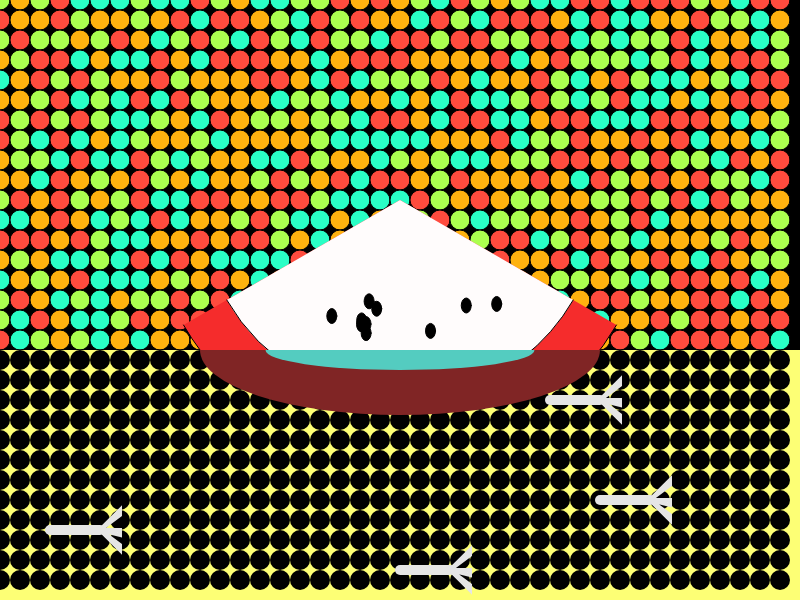
Frame 1 (no input)
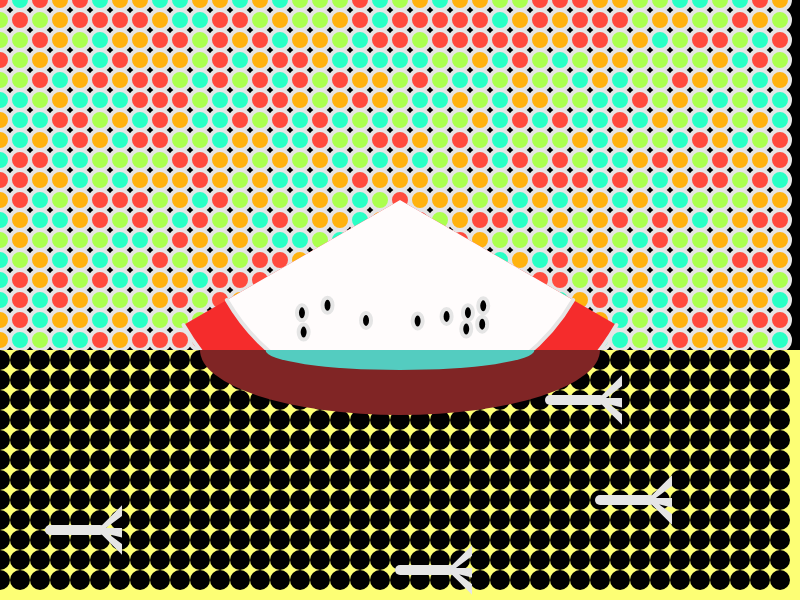
Frame 2 (the mouse pressed at the canvas centre, redrawn once)

The p5.js sketch that drew these frames (run headless with seeded random() and noise() and a simulated clock; the mouse was pressed at the canvas centre and the sketch redrawn once):

// p5.js sketch
// ── sketch.js

function setup() {
    createCanvas(800, 600);
    noLoop();
}

function draw() {
    background(0);
  
  //create color pallete
    let colors = ['#FF4B3E', '#FFB20F', '#ABFF4F', '#29FFC6'];
    
    // Drawing a series of circles with various colors, resembling a watermelon slice
    for (let i = 0; i < width; i += 20) {
        for (let j = 0; j < height; j += 20) {
            let index = floor(random(colors.length));
            fill(colors[index]);
            ellipse(i, j, 20, 20);
        }
    }
    
// Drawing a slice of watermelon
    fill('#f52c2c'); // Red rind
    arc(400, 200, 500, 500, PI / 6, 5 * PI / 6);
  
    fill('#fffcfc'); // White flesh
    arc(400, 200, 400, 400, PI / 6, 5 * PI / 6);
    
    // Drawing seeds on the watermelon
    fill('#000000'); 
    // Black seeds
    for (let i = 0; i < 10; i++) {
        ellipse(400+ random(-100,100), 300 + random(0, 40), 10, 15);
    }
  
  //bottom half
  stroke(5)
  strokeWeight(0);
  fill('#FDFF75');
  rect(0,350,800,300);
   for (let i = 0; i < width; i += 20) {
        for (let j = 360; j < height; j += 20) {
            let index = random(-10,10);
            fill('#000');
            ellipse(i, j, 20, 20);
        }
    }
  
  //bottom half watermelon rind
  fill('#802525'); // Red rind
    arc(400, 350, 400, 130, 0,PI);
  fill('#54ccc0'); // Blue flesh
    arc(400, 350, 269, 40, 0,PI);
  
  
    // Drawing forks
    drawFork(550, 400);
    drawFork(50, 530);
    drawFork(400, 570);
    drawFork(600, 500);
}

function drawFork(x, y) {
    // Drawing a fork handle
    strokeWeight(10);
    stroke('#E5E5E5'); // Grey fork handle with grey outline
    line(x, y, x + 50, y);
    
    // Drawing the prongs of the fork
    strokeWeight(4);
    stroke('#E5E5E5'); // Gray outline for the prongs
    fill('##DAD4D400'); // Gray prongs
    beginShape();
    vertex(x + 50, y);
    vertex(x + 70, y - 20);
    vertex(x + 70, y - 15);
    vertex(x + 50, y);
    vertex(x + 70, y);
    vertex(x + 70, y + 5);
    vertex(x + 50, y);
    vertex(x + 70, y + 20);
    vertex(x + 70, y + 15);
    vertex(x + 50, y);
    endShape(CLOSE);
}
